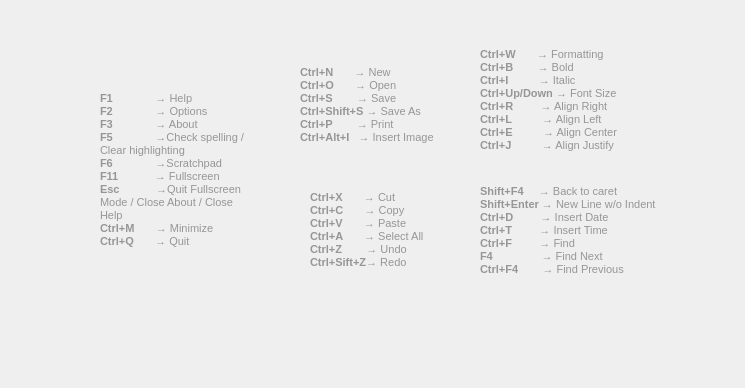
<?xml version="1.0" encoding="UTF-8"?>
<ui version="4.0">
 <class>HelpDialog</class>
 <widget class="QWidget" name="HelpDialog">
  <property name="windowModality">
   <enum>Qt::NonModal</enum>
  </property>
  <property name="geometry">
   <rect>
    <x>0</x>
    <y>0</y>
    <width>745</width>
    <height>388</height>
   </rect>
  </property>
  <property name="windowTitle">
   <string>Help</string>
  </property>
  <widget class="QFrame" name="frame">
   <property name="geometry">
    <rect>
     <x>0</x>
     <y>10</y>
     <width>721</width>
     <height>341</height>
    </rect>
   </property>
   <property name="styleSheet">
    <string notr="true">background-image: url(:/images/help.png);</string>
   </property>
   <property name="frameShape">
    <enum>QFrame::NoFrame</enum>
   </property>
   <property name="frameShadow">
    <enum>QFrame::Plain</enum>
   </property>
   <widget class="QLabel" name="label_5">
    <property name="geometry">
     <rect>
      <x>480</x>
      <y>160</y>
      <width>181</width>
      <height>121</height>
     </rect>
    </property>
    <property name="palette">
     <palette>
      <active>
       <colorrole role="WindowText">
        <brush brushstyle="SolidPattern">
         <color alpha="255">
          <red>150</red>
          <green>150</green>
          <blue>150</blue>
         </color>
        </brush>
       </colorrole>
      </active>
      <inactive>
       <colorrole role="WindowText">
        <brush brushstyle="SolidPattern">
         <color alpha="255">
          <red>150</red>
          <green>150</green>
          <blue>150</blue>
         </color>
        </brush>
       </colorrole>
      </inactive>
      <disabled>
       <colorrole role="WindowText">
        <brush brushstyle="SolidPattern">
         <color alpha="255">
          <red>119</red>
          <green>119</green>
          <blue>119</blue>
         </color>
        </brush>
       </colorrole>
      </disabled>
     </palette>
    </property>
    <property name="font">
     <font>
      <pointsize>8</pointsize>
     </font>
    </property>
    <property name="text">
     <string>&lt;!DOCTYPE HTML PUBLIC &quot;-//W3C//DTD HTML 4.0//EN&quot; &quot;http://www.w3.org/TR/REC-html40/strict.dtd&quot;&gt;
&lt;html&gt;&lt;head&gt;&lt;meta name=&quot;qrichtext&quot; content=&quot;1&quot; /&gt;&lt;style type=&quot;text/css&quot;&gt;
p, li { white-space: pre-wrap; }
&lt;/style&gt;&lt;/head&gt;&lt;body style=&quot; font-family:'Ubuntu'; font-size:8pt; font-weight:400; font-style:normal;&quot;&gt;
&lt;p style=&quot; margin-top:0px; margin-bottom:0px; margin-left:0px; margin-right:0px; -qt-block-indent:0; text-indent:0px;&quot;&gt;&lt;span style=&quot; font-family:'Liberation Sans'; font-weight:600;&quot;&gt;Shift+F4 &lt;/span&gt;&lt;span style=&quot; font-family:'Liberation Sans';&quot;&gt;    → Back to caret&lt;/span&gt;&lt;/p&gt;
&lt;p style=&quot; margin-top:0px; margin-bottom:0px; margin-left:0px; margin-right:0px; -qt-block-indent:0; text-indent:0px;&quot;&gt;&lt;span style=&quot; font-family:'Liberation Sans'; font-weight:600;&quot;&gt;Shift+Enter&lt;/span&gt;&lt;span style=&quot; font-family:'Liberation Sans';&quot;&gt; &lt;/span&gt;&lt;span style=&quot; font-family:'Liberation Sans';&quot;&gt;→ New Line w/o Indent&lt;/span&gt;&lt;/p&gt;
&lt;p style=&quot; margin-top:0px; margin-bottom:0px; margin-left:0px; margin-right:0px; -qt-block-indent:0; text-indent:0px;&quot;&gt;&lt;span style=&quot; font-family:'Liberation Sans'; font-weight:600;&quot;&gt;Ctrl+D &lt;/span&gt;&lt;span style=&quot; font-family:'Liberation Sans';&quot;&gt;        → Insert Date&lt;/span&gt;&lt;/p&gt;
&lt;p style=&quot; margin-top:0px; margin-bottom:0px; margin-left:0px; margin-right:0px; -qt-block-indent:0; text-indent:0px;&quot;&gt;&lt;span style=&quot; font-family:'Liberation Sans'; font-weight:600;&quot;&gt;Ctrl+T &lt;/span&gt;&lt;span style=&quot; font-family:'Liberation Sans';&quot;&gt;        → Insert Time&lt;/span&gt;&lt;/p&gt;
&lt;p style=&quot; margin-top:0px; margin-bottom:0px; margin-left:0px; margin-right:0px; -qt-block-indent:0; text-indent:0px;&quot;&gt;&lt;span style=&quot; font-family:'Liberation Sans'; font-weight:600;&quot;&gt;Ctrl+F &lt;/span&gt;&lt;span style=&quot; font-family:'Liberation Sans';&quot;&gt;        → Find&lt;/span&gt;&lt;/p&gt;
&lt;p style=&quot; margin-top:0px; margin-bottom:0px; margin-left:0px; margin-right:0px; -qt-block-indent:0; text-indent:0px;&quot;&gt;&lt;span style=&quot; font-family:'Liberation Sans'; font-weight:600;&quot;&gt;F4&lt;/span&gt;&lt;span style=&quot; font-family:'Liberation Sans';&quot;&gt;                → Find Next&lt;/span&gt;&lt;/p&gt;
&lt;p style=&quot; margin-top:0px; margin-bottom:0px; margin-left:0px; margin-right:0px; -qt-block-indent:0; text-indent:0px;&quot;&gt;&lt;span style=&quot; font-family:'Liberation Sans'; font-weight:600;&quot;&gt;Ctrl+F4&lt;/span&gt;&lt;span style=&quot; font-family:'Liberation Sans';&quot;&gt;        → Find Previous&lt;/span&gt;&lt;/p&gt;&lt;/body&gt;&lt;/html&gt;</string>
    </property>
   </widget>
   <widget class="QLabel" name="label_4">
    <property name="geometry">
     <rect>
      <x>480</x>
      <y>30</y>
      <width>141</width>
      <height>121</height>
     </rect>
    </property>
    <property name="palette">
     <palette>
      <active>
       <colorrole role="WindowText">
        <brush brushstyle="SolidPattern">
         <color alpha="255">
          <red>150</red>
          <green>150</green>
          <blue>150</blue>
         </color>
        </brush>
       </colorrole>
       <colorrole role="Text">
        <brush brushstyle="SolidPattern">
         <color alpha="255">
          <red>232</red>
          <green>232</green>
          <blue>232</blue>
         </color>
        </brush>
       </colorrole>
      </active>
      <inactive>
       <colorrole role="WindowText">
        <brush brushstyle="SolidPattern">
         <color alpha="255">
          <red>150</red>
          <green>150</green>
          <blue>150</blue>
         </color>
        </brush>
       </colorrole>
       <colorrole role="Text">
        <brush brushstyle="SolidPattern">
         <color alpha="255">
          <red>232</red>
          <green>232</green>
          <blue>232</blue>
         </color>
        </brush>
       </colorrole>
      </inactive>
      <disabled>
       <colorrole role="WindowText">
        <brush brushstyle="SolidPattern">
         <color alpha="255">
          <red>119</red>
          <green>119</green>
          <blue>119</blue>
         </color>
        </brush>
       </colorrole>
       <colorrole role="Text">
        <brush brushstyle="SolidPattern">
         <color alpha="255">
          <red>119</red>
          <green>119</green>
          <blue>119</blue>
         </color>
        </brush>
       </colorrole>
      </disabled>
     </palette>
    </property>
    <property name="font">
     <font>
      <pointsize>8</pointsize>
     </font>
    </property>
    <property name="text">
     <string>&lt;!DOCTYPE HTML PUBLIC &quot;-//W3C//DTD HTML 4.0//EN&quot; &quot;http://www.w3.org/TR/REC-html40/strict.dtd&quot;&gt;
&lt;html&gt;&lt;head&gt;&lt;meta name=&quot;qrichtext&quot; content=&quot;1&quot; /&gt;&lt;style type=&quot;text/css&quot;&gt;
p, li { white-space: pre-wrap; }
&lt;/style&gt;&lt;/head&gt;&lt;body style=&quot; font-family:'Ubuntu'; font-size:8pt; font-weight:400; font-style:normal;&quot;&gt;
&lt;p style=&quot; margin-top:0px; margin-bottom:0px; margin-left:0px; margin-right:0px; -qt-block-indent:0; text-indent:0px;&quot;&gt;&lt;span style=&quot; font-family:'Liberation Sans'; font-weight:600;&quot;&gt;Ctrl+W  &lt;/span&gt;&lt;span style=&quot; font-family:'Liberation Sans';&quot;&gt;     → Formatting&lt;/span&gt;&lt;/p&gt;
&lt;p style=&quot; margin-top:0px; margin-bottom:0px; margin-left:0px; margin-right:0px; -qt-block-indent:0; text-indent:0px;&quot;&gt;&lt;span style=&quot; font-family:'Liberation Sans'; font-weight:600;&quot;&gt;Ctrl+B&lt;/span&gt;&lt;span style=&quot; font-family:'Liberation Sans';&quot;&gt;        → Bold&lt;/span&gt;&lt;/p&gt;
&lt;p style=&quot; margin-top:0px; margin-bottom:0px; margin-left:0px; margin-right:0px; -qt-block-indent:0; text-indent:0px;&quot;&gt;&lt;span style=&quot; font-family:'Liberation Sans'; font-weight:600;&quot;&gt;Ctrl+I &lt;/span&gt;&lt;span style=&quot; font-family:'Liberation Sans';&quot;&gt;         → Italic&lt;/span&gt;&lt;/p&gt;
&lt;p style=&quot; margin-top:0px; margin-bottom:0px; margin-left:0px; margin-right:0px; -qt-block-indent:0; text-indent:0px;&quot;&gt;&lt;span style=&quot; font-family:'Liberation Sans'; font-weight:600;&quot;&gt;Ctrl+Up/Down&lt;/span&gt;&lt;span style=&quot; font-family:'Liberation Sans';&quot;&gt; → Font Size&lt;/span&gt;&lt;/p&gt;
&lt;p style=&quot; margin-top:0px; margin-bottom:0px; margin-left:0px; margin-right:0px; -qt-block-indent:0; text-indent:0px;&quot;&gt;&lt;span style=&quot; font-family:'Liberation Sans'; font-weight:600;&quot;&gt;Ctrl+R &lt;/span&gt;&lt;span style=&quot; font-family:'Liberation Sans';&quot;&gt;        → Align Right&lt;/span&gt;&lt;/p&gt;
&lt;p style=&quot; margin-top:0px; margin-bottom:0px; margin-left:0px; margin-right:0px; -qt-block-indent:0; text-indent:0px;&quot;&gt;&lt;span style=&quot; font-family:'Liberation Sans'; font-weight:600;&quot;&gt;Ctrl+L &lt;/span&gt;&lt;span style=&quot; font-family:'Liberation Sans';&quot;&gt;         → Align Left&lt;/span&gt;&lt;/p&gt;
&lt;p style=&quot; margin-top:0px; margin-bottom:0px; margin-left:0px; margin-right:0px; -qt-block-indent:0; text-indent:0px;&quot;&gt;&lt;span style=&quot; font-family:'Liberation Sans'; font-weight:600;&quot;&gt;Ctrl+E &lt;/span&gt;&lt;span style=&quot; font-family:'Liberation Sans';&quot;&gt;         &lt;/span&gt;&lt;span style=&quot; font-family:'Liberation Sans';&quot;&gt;→ Align Center&lt;/span&gt;&lt;/p&gt;
&lt;p style=&quot; margin-top:0px; margin-bottom:0px; margin-left:0px; margin-right:0px; -qt-block-indent:0; text-indent:0px;&quot;&gt;&lt;span style=&quot; font-family:'Liberation Sans'; font-weight:600;&quot;&gt;Ctrl+J&lt;/span&gt;&lt;span style=&quot; font-family:'Liberation Sans';&quot;&gt;          → Align Justify&lt;/span&gt;&lt;/p&gt;&lt;/body&gt;&lt;/html&gt;</string>
    </property>
    <property name="wordWrap">
     <bool>true</bool>
    </property>
   </widget>
   <widget class="QLabel" name="label_3">
    <property name="geometry">
     <rect>
      <x>310</x>
      <y>180</y>
      <width>131</width>
      <height>81</height>
     </rect>
    </property>
    <property name="palette">
     <palette>
      <active>
       <colorrole role="WindowText">
        <brush brushstyle="SolidPattern">
         <color alpha="255">
          <red>150</red>
          <green>150</green>
          <blue>150</blue>
         </color>
        </brush>
       </colorrole>
      </active>
      <inactive>
       <colorrole role="WindowText">
        <brush brushstyle="SolidPattern">
         <color alpha="255">
          <red>150</red>
          <green>150</green>
          <blue>150</blue>
         </color>
        </brush>
       </colorrole>
      </inactive>
      <disabled>
       <colorrole role="WindowText">
        <brush brushstyle="SolidPattern">
         <color alpha="255">
          <red>119</red>
          <green>119</green>
          <blue>119</blue>
         </color>
        </brush>
       </colorrole>
      </disabled>
     </palette>
    </property>
    <property name="font">
     <font>
      <pointsize>8</pointsize>
     </font>
    </property>
    <property name="text">
     <string>&lt;!DOCTYPE HTML PUBLIC &quot;-//W3C//DTD HTML 4.0//EN&quot; &quot;http://www.w3.org/TR/REC-html40/strict.dtd&quot;&gt;
&lt;html&gt;&lt;head&gt;&lt;meta name=&quot;qrichtext&quot; content=&quot;1&quot; /&gt;&lt;style type=&quot;text/css&quot;&gt;
p, li { white-space: pre-wrap; }
&lt;/style&gt;&lt;/head&gt;&lt;body style=&quot; font-family:'Liberation Sans'; font-size:8pt; font-weight:400; font-style:normal;&quot;&gt;
&lt;p style=&quot; margin-top:0px; margin-bottom:0px; margin-left:0px; margin-right:0px; -qt-block-indent:0; text-indent:0px;&quot;&gt;&lt;span style=&quot; font-weight:600;&quot;&gt;Ctrl+X &lt;/span&gt;      → Cut&lt;/p&gt;
&lt;p style=&quot; margin-top:0px; margin-bottom:0px; margin-left:0px; margin-right:0px; -qt-block-indent:0; text-indent:0px;&quot;&gt;&lt;span style=&quot; font-weight:600;&quot;&gt;Ctrl+C&lt;/span&gt;       → Copy&lt;/p&gt;
&lt;p style=&quot; margin-top:0px; margin-bottom:0px; margin-left:0px; margin-right:0px; -qt-block-indent:0; text-indent:0px;&quot;&gt;&lt;span style=&quot; font-weight:600;&quot;&gt;Ctrl+V &lt;/span&gt;      → Paste&lt;/p&gt;
&lt;p style=&quot; margin-top:0px; margin-bottom:0px; margin-left:0px; margin-right:0px; -qt-block-indent:0; text-indent:0px;&quot;&gt;&lt;span style=&quot; font-weight:600;&quot;&gt;Ctrl+A &lt;/span&gt;      → Select All&lt;/p&gt;
&lt;p style=&quot; margin-top:0px; margin-bottom:0px; margin-left:0px; margin-right:0px; -qt-block-indent:0; text-indent:0px;&quot;&gt;&lt;span style=&quot; font-weight:600;&quot;&gt;Ctrl+Z &lt;/span&gt;       → Undo&lt;/p&gt;
&lt;p style=&quot; margin-top:0px; margin-bottom:0px; margin-left:0px; margin-right:0px; -qt-block-indent:0; text-indent:0px;&quot;&gt;&lt;span style=&quot; font-weight:600;&quot;&gt;Ctrl+Sift+Z&lt;/span&gt;→ Redo&lt;/p&gt;&lt;/body&gt;&lt;/html&gt;</string>
    </property>
   </widget>
   <widget class="QLabel" name="label_2">
    <property name="geometry">
     <rect>
      <x>300</x>
      <y>40</y>
      <width>161</width>
      <height>111</height>
     </rect>
    </property>
    <property name="palette">
     <palette>
      <active>
       <colorrole role="WindowText">
        <brush brushstyle="SolidPattern">
         <color alpha="255">
          <red>150</red>
          <green>150</green>
          <blue>150</blue>
         </color>
        </brush>
       </colorrole>
      </active>
      <inactive>
       <colorrole role="WindowText">
        <brush brushstyle="SolidPattern">
         <color alpha="255">
          <red>150</red>
          <green>150</green>
          <blue>150</blue>
         </color>
        </brush>
       </colorrole>
      </inactive>
      <disabled>
       <colorrole role="WindowText">
        <brush brushstyle="SolidPattern">
         <color alpha="255">
          <red>119</red>
          <green>119</green>
          <blue>119</blue>
         </color>
        </brush>
       </colorrole>
      </disabled>
     </palette>
    </property>
    <property name="font">
     <font>
      <pointsize>8</pointsize>
     </font>
    </property>
    <property name="styleSheet">
     <string notr="true"/>
    </property>
    <property name="text">
     <string>&lt;!DOCTYPE HTML PUBLIC &quot;-//W3C//DTD HTML 4.0//EN&quot; &quot;http://www.w3.org/TR/REC-html40/strict.dtd&quot;&gt;
&lt;html&gt;&lt;head&gt;&lt;meta name=&quot;qrichtext&quot; content=&quot;1&quot; /&gt;&lt;style type=&quot;text/css&quot;&gt;
p, li { white-space: pre-wrap; }
&lt;/style&gt;&lt;/head&gt;&lt;body style=&quot; font-family:'Ubuntu'; font-size:8pt; font-weight:400; font-style:normal;&quot;&gt;
&lt;p style=&quot; margin-top:0px; margin-bottom:0px; margin-left:0px; margin-right:0px; -qt-block-indent:0; text-indent:0px;&quot;&gt;&lt;span style=&quot; font-family:'Liberation Sans'; font-weight:600;&quot;&gt;Ctrl+N &lt;/span&gt;&lt;span style=&quot; font-family:'Liberation Sans';&quot;&gt;      → New&lt;/span&gt;&lt;/p&gt;
&lt;p style=&quot; margin-top:0px; margin-bottom:0px; margin-left:0px; margin-right:0px; -qt-block-indent:0; text-indent:0px;&quot;&gt;&lt;span style=&quot; font-family:'Liberation Sans'; font-weight:600;&quot;&gt;Ctrl+O&lt;/span&gt;&lt;span style=&quot; font-family:'Liberation Sans';&quot;&gt;       → Open&lt;/span&gt;&lt;/p&gt;
&lt;p style=&quot; margin-top:0px; margin-bottom:0px; margin-left:0px; margin-right:0px; -qt-block-indent:0; text-indent:0px;&quot;&gt;&lt;span style=&quot; font-family:'Liberation Sans'; font-weight:600;&quot;&gt;Ctrl+S&lt;/span&gt;&lt;span style=&quot; font-family:'Liberation Sans';&quot;&gt;        → Save&lt;/span&gt;&lt;/p&gt;
&lt;p style=&quot; margin-top:0px; margin-bottom:0px; margin-left:0px; margin-right:0px; -qt-block-indent:0; text-indent:0px;&quot;&gt;&lt;span style=&quot; font-family:'Liberation Sans'; font-weight:600;&quot;&gt;Ctrl+Shift+S&lt;/span&gt;&lt;span style=&quot; font-family:'Liberation Sans';&quot;&gt; → Save As&lt;/span&gt;&lt;/p&gt;
&lt;p style=&quot; margin-top:0px; margin-bottom:0px; margin-left:0px; margin-right:0px; -qt-block-indent:0; text-indent:0px;&quot;&gt;&lt;span style=&quot; font-family:'Liberation Sans'; font-weight:600;&quot;&gt;Ctrl+P       &lt;/span&gt;&lt;span style=&quot; font-family:'Liberation Sans';&quot;&gt; → Print&lt;/span&gt;&lt;/p&gt;
&lt;p style=&quot; margin-top:0px; margin-bottom:0px; margin-left:0px; margin-right:0px; -qt-block-indent:0; text-indent:0px;&quot;&gt;&lt;span style=&quot; font-family:'Liberation Sans'; font-weight:600;&quot;&gt;Ctrl+Alt+I&lt;/span&gt;&lt;span style=&quot; font-family:'Liberation Sans';&quot;&gt;   &lt;/span&gt;&lt;span style=&quot; font-family:'Liberation Sans';&quot;&gt;→ Insert Image&lt;/span&gt;&lt;/p&gt;&lt;/body&gt;&lt;/html&gt;</string>
    </property>
    <property name="wordWrap">
     <bool>true</bool>
    </property>
   </widget>
   <widget class="QLabel" name="label">
    <property name="geometry">
     <rect>
      <x>100</x>
      <y>60</y>
      <width>151</width>
      <height>201</height>
     </rect>
    </property>
    <property name="palette">
     <palette>
      <active>
       <colorrole role="WindowText">
        <brush brushstyle="SolidPattern">
         <color alpha="255">
          <red>150</red>
          <green>150</green>
          <blue>150</blue>
         </color>
        </brush>
       </colorrole>
      </active>
      <inactive>
       <colorrole role="WindowText">
        <brush brushstyle="SolidPattern">
         <color alpha="255">
          <red>150</red>
          <green>150</green>
          <blue>150</blue>
         </color>
        </brush>
       </colorrole>
      </inactive>
      <disabled>
       <colorrole role="WindowText">
        <brush brushstyle="SolidPattern">
         <color alpha="255">
          <red>119</red>
          <green>119</green>
          <blue>119</blue>
         </color>
        </brush>
       </colorrole>
      </disabled>
     </palette>
    </property>
    <property name="font">
     <font>
      <pointsize>8</pointsize>
     </font>
    </property>
    <property name="styleSheet">
     <string notr="true"/>
    </property>
    <property name="text">
     <string>&lt;!DOCTYPE HTML PUBLIC &quot;-//W3C//DTD HTML 4.0//EN&quot; &quot;http://www.w3.org/TR/REC-html40/strict.dtd&quot;&gt;
&lt;html&gt;&lt;head&gt;&lt;meta name=&quot;qrichtext&quot; content=&quot;1&quot; /&gt;&lt;style type=&quot;text/css&quot;&gt;
p, li { white-space: pre-wrap; }
&lt;/style&gt;&lt;/head&gt;&lt;body style=&quot; font-family:'Sans'; font-size:8pt; font-weight:400; font-style:normal;&quot;&gt;
&lt;p style=&quot; margin-top:0px; margin-bottom:0px; margin-left:0px; margin-right:0px; -qt-block-indent:0; text-indent:0px;&quot;&gt;&lt;span style=&quot; font-family:'Liberation Sans'; font-weight:600;&quot;&gt;F1 &lt;/span&gt;&lt;span style=&quot; font-family:'Liberation Sans';&quot;&gt;             → Help&lt;/span&gt;&lt;/p&gt;
&lt;p style=&quot; margin-top:0px; margin-bottom:0px; margin-left:0px; margin-right:0px; -qt-block-indent:0; text-indent:0px;&quot;&gt;&lt;span style=&quot; font-family:'Liberation Sans'; font-weight:600;&quot;&gt;F2 &lt;/span&gt;&lt;span style=&quot; font-family:'Liberation Sans';&quot;&gt;             → Options&lt;/span&gt;&lt;/p&gt;
&lt;p style=&quot; margin-top:0px; margin-bottom:0px; margin-left:0px; margin-right:0px; -qt-block-indent:0; text-indent:0px;&quot;&gt;&lt;span style=&quot; font-family:'Liberation Sans'; font-weight:600;&quot;&gt;F3  &lt;/span&gt;&lt;span style=&quot; font-family:'Liberation Sans';&quot;&gt;            → About&lt;/span&gt;&lt;/p&gt;
&lt;p style=&quot; margin-top:0px; margin-bottom:0px; margin-left:0px; margin-right:0px; -qt-block-indent:0; text-indent:0px;&quot;&gt;&lt;span style=&quot; font-family:'Liberation Sans'; font-weight:600;&quot;&gt;F5 &lt;/span&gt;&lt;span style=&quot; font-family:'Liberation Sans';&quot;&gt;             →Check spelling / Clear highlighting&lt;/span&gt;&lt;/p&gt;
&lt;p style=&quot; margin-top:0px; margin-bottom:0px; margin-left:0px; margin-right:0px; -qt-block-indent:0; text-indent:0px;&quot;&gt;&lt;span style=&quot; font-family:'Liberation Sans'; font-weight:600;&quot;&gt;F6              &lt;/span&gt;&lt;span style=&quot; font-family:'Liberation Sans';&quot;&gt;→Scratchpad&lt;/span&gt;&lt;/p&gt;
&lt;p style=&quot; margin-top:0px; margin-bottom:0px; margin-left:0px; margin-right:0px; -qt-block-indent:0; text-indent:0px;&quot;&gt;&lt;span style=&quot; font-family:'Liberation Sans'; font-weight:600;&quot;&gt;F11  &lt;/span&gt;&lt;span style=&quot; font-family:'Liberation Sans';&quot;&gt;          → Fullscreen&lt;/span&gt;&lt;/p&gt;
&lt;p style=&quot; margin-top:0px; margin-bottom:0px; margin-left:0px; margin-right:0px; -qt-block-indent:0; text-indent:0px;&quot;&gt;&lt;span style=&quot; font-family:'Liberation Sans'; font-weight:600;&quot;&gt;Esc&lt;/span&gt;&lt;span style=&quot; font-family:'Liberation Sans';&quot;&gt;            →Quit Fullscreen Mode / Close About / Close Help&lt;/span&gt;&lt;/p&gt;
&lt;p style=&quot; margin-top:0px; margin-bottom:0px; margin-left:0px; margin-right:0px; -qt-block-indent:0; text-indent:0px;&quot;&gt;&lt;span style=&quot; font-family:'Liberation Sans'; font-weight:600;&quot;&gt;Ctrl+M &lt;/span&gt;&lt;span style=&quot; font-family:'Liberation Sans';&quot;&gt;      → Minimize&lt;/span&gt;&lt;/p&gt;
&lt;p style=&quot; margin-top:0px; margin-bottom:0px; margin-left:0px; margin-right:0px; -qt-block-indent:0; text-indent:0px;&quot;&gt;&lt;span style=&quot; font-family:'Liberation Sans'; font-weight:600;&quot;&gt;Ctrl+Q&lt;/span&gt;&lt;span style=&quot; font-family:'Liberation Sans';&quot;&gt;       → Quit&lt;/span&gt;&lt;/p&gt;&lt;/body&gt;&lt;/html&gt;</string>
    </property>
    <property name="wordWrap">
     <bool>true</bool>
    </property>
   </widget>
  </widget>
 </widget>
 <resources/>
 <connections/>
</ui>
